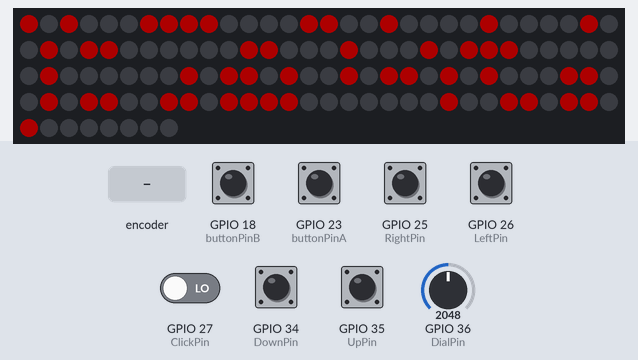
This sketch was run on a simulated ESP32. On the bench: 128 RGB LEDs in strip order, left to right, continuing on the next row. Inputs (shaded band) come from the test bench; at power-on: GPIO 18 (buttonPinB), GPIO 23 (buttonPinA), GPIO 25 (RightPin), GPIO 26 (LeftPin), GPIO 34 (DownPin), GPIO 35 (UpPin) HIGH, GPIO 27 (ClickPin) LOW, GPIO 36 (DialPin) = 2048. Dim RGB values are drawn brighter than linear; random numbers use the default seed unless the sketch sets one.

Above: at 1.2 s.
1.3 s: rotary encoder on GPIO 23 (buttonPinA) / GPIO 18 (buttonPinB) turned 3 steps (first pin leading)
At 2.1 s:
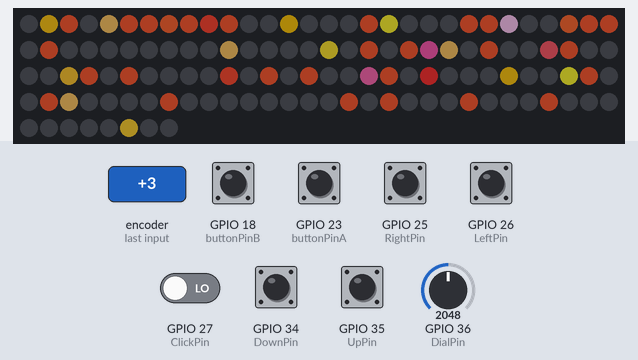
4.9 s: GPIO 25 (RightPin) pulled LOW for 0.15 s
At 5.7 s:
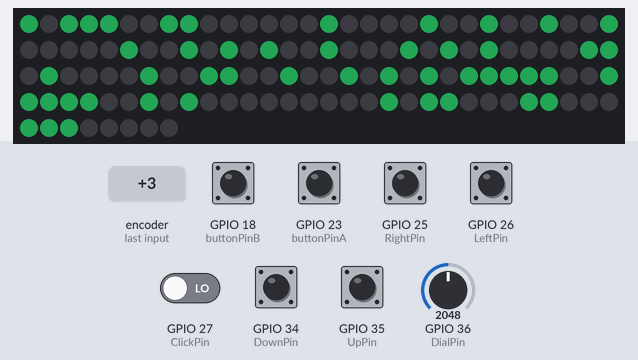
8.0 s: GPIO 26 (LeftPin) pulled LOW for 1 s
At 8.8 s:
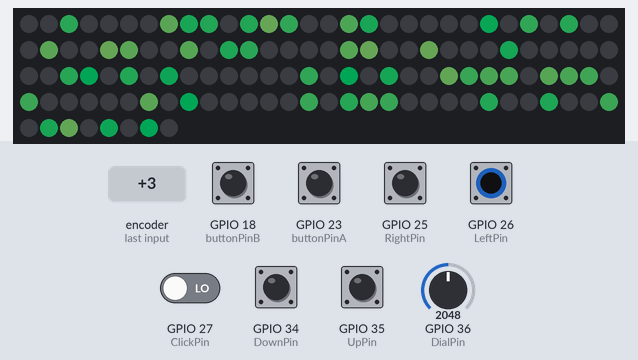
10.9 s: GPIO 35 (UpPin) pulled LOW for 0.15 s
At 11.3 s:
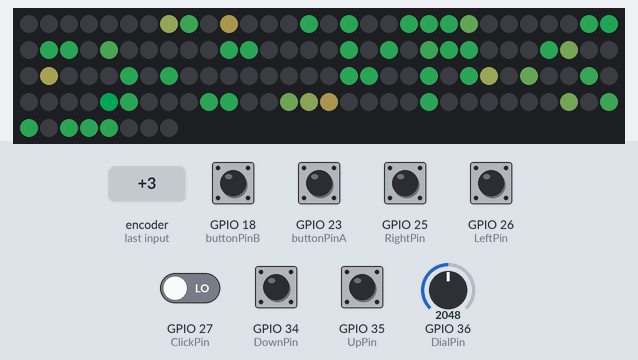
14.0 s: GPIO 34 (DownPin) pulled LOW for 0.15 s
At 14.4 s:
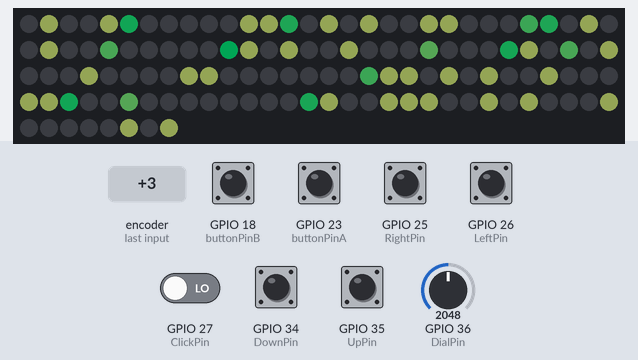
15.6 s: GPIO 25 (RightPin) pulled LOW for 1 s
At 16.5 s:
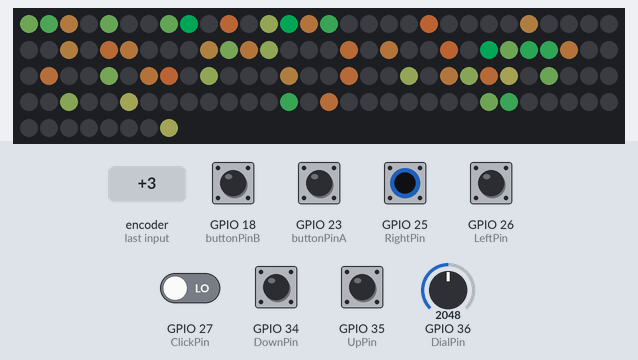
Timing chart, 0 to 18.6 s (numbered marks = the images above; inputs shaded):
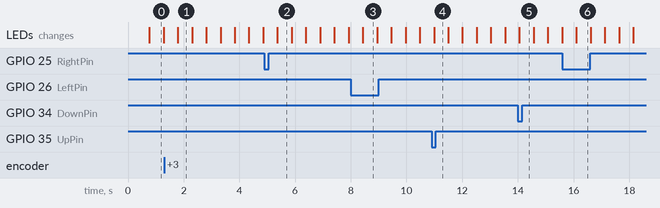

Measured:
- what the display in image 0 shows lasts 0.5 s, from 0.8 s to 1.3 s

The sketch:

esp32Controls.ino
```cpp
#include <Adafruit_NeoPixel.h>
#define npPin 4
#define NumOfLeds 128
const int buttonPinA = 23;
const int buttonPinB = 18;
const int UpPin = 35;
const int DownPin = 34;
const int LeftPin = 26;
const int RightPin = 25;
const int ClickPin = 27;
const int DialPin = 36;
int buttonAState = 0;
int buttonBState = 0;
int UpState = 0;
int DownState = 0;
int LeftState = 0;
int RightState = 0;
int ClickState = 0;
int NothingState = 0;
int DialState = 0;
int red = 50;
int green = 0;
int blue = 0;
int mx = 10;
Adafruit_NeoPixel pixels(NumOfLeds, npPin, NEO_GRB + NEO_KHZ800);

void setup() {
  Serial.begin(115200);
  pixels.begin();
  pinMode(buttonPinA, INPUT);
  pinMode(buttonPinB, INPUT);
  pinMode(UpPin, INPUT);
  pinMode(DownPin, INPUT);
  pinMode(LeftPin, INPUT);
  pinMode(RightPin, INPUT);
  pinMode(ClickPin, INPUT);
  }

void loop() {
  pixels.clear();
  for (int r=0; r<mx; r++) {
  pixels.setPixelColor(random(NumOfLeds), pixels.Color(red, green, blue));
  pixels.show();
  buttonAState = digitalRead(buttonPinA);
  buttonBState = digitalRead(buttonPinB);
  UpState = digitalRead(UpPin);
  DownState = digitalRead(DownPin);
  LeftState = digitalRead(LeftPin);
  RightState = digitalRead(RightPin);
  ClickState = digitalRead(ClickPin);
  DialState = analogRead(DialPin);

  if (buttonAState == LOW)
    green = random(50);
  else if (buttonBState == LOW)
    blue = random(50);
  else if (UpState == LOW)
    red = random(50);
  else if (DownState == LOW)
    red = random(25);
  else if (LeftState == LOW)
    red = random(25);
  else if (RightState == LOW)
    red = random(75);
  else if (DialState < 2000)
    mx = 10;
  else if (DialState > 3000)
    mx = 128;
  else
    mx  = 63;
  }
}
```
